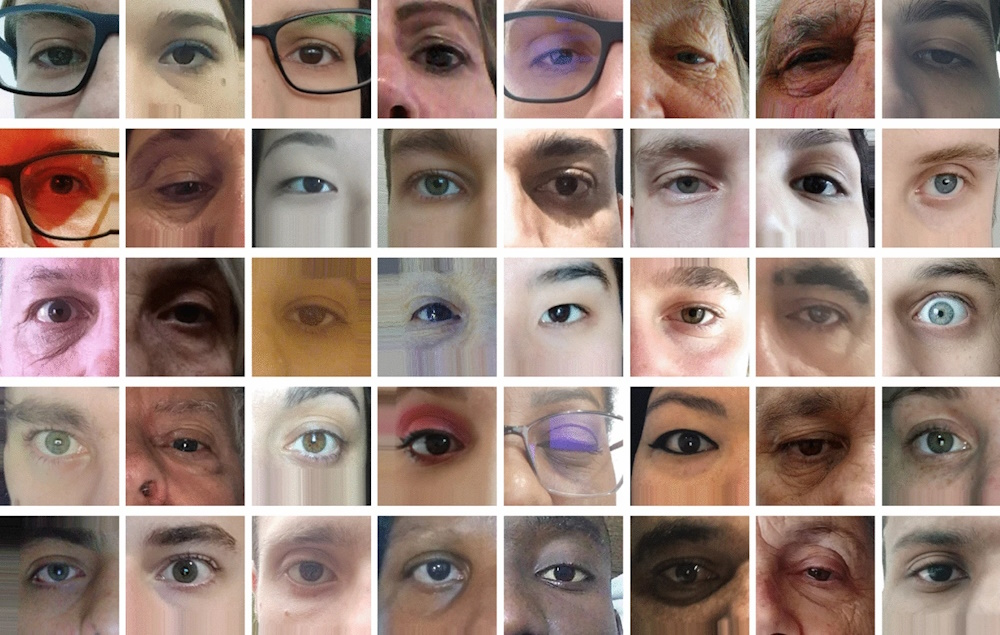
#> input picture oren/lab-exams/lab-exam-2/lab-exam-2-pmi479-1/eyeglass2.jpg, 1000 x 635 px
$ jupyter execute lab-exam-2-part2.ipynb
#> lines starting #> are read from the running program, lines starting #| are printed output that depends on the picture; after the words box and inside, x2 and y2 are one past the last pixel; in counts of white or black regions, pixels touching at a corner belong together
# Lab exam Q2

[cell 1]
import cv2
import numpy as np
import matplotlib.pyplot as plt
from pathlib import Path

def ensure_gray(image):
    if image is None:
        raise ValueError('Expected image input')
    if image.ndim == 2:
        return image
    return cv2.cvtColor(image, cv2.COLOR_BGR2GRAY)

def ensure_bgr(image):
    if image is None:
        raise ValueError('Expected image input')
    if image.ndim == 2:
        return cv2.cvtColor(image, cv2.COLOR_GRAY2BGR)
    if image.shape[2] == 4:
        return cv2.cvtColor(image, cv2.COLOR_BGRA2BGR)
    return image

def odd_ksize(value, minimum=1):
    k = int(value)
    k = max(int(minimum), k)
    if k % 2 == 0:
        k += 1
    return k

def gamma_correct(image, gamma):
    gamma = max(0.01, float(gamma))
    table = np.array([((i / 255.0) ** gamma) * 255 for i in range(256)], dtype=np.uint8)
    return cv2.LUT(image, table)

def show(image, title='Preview', figsize=(10, 6), cmap=None):
    plt.figure(figsize=figsize)
    if image.ndim == 2:
        plt.imshow(image, cmap=cmap or 'gray')
    else:
        plt.imshow(cv2.cvtColor(image, cv2.COLOR_BGR2RGB))
    plt.title(title)
    plt.axis('off')
    plt.show()

[cell 2]
# Eyeglass2 Input (ImageInput)
image_path = 'eyeglass2.jpg'
eyeglass2_input = cv2.imread(str(Path(image_path).expanduser()))
#> eyeglass2_input is the input picture: shape (635, 1000, 3); mean B, G, R 125.2, 134.6, 156.7
if eyeglass2_input is None:
    raise FileNotFoundError(f'Unable to load image: {image_path}')

show(eyeglass2_input, title='Eyeglass2 Input - image')

[cell 3]
# Eye Tree Eyeglasses Cascade (CascadeDetectCustom)
eye_tree_eyeglasses_cascade_image = ensure_bgr(eyeglass2_input).copy()
cascade_path = 'haarcascade_eye_tree_eyeglasses.xml'
cascade_path = str(Path(cascade_path).expanduser())
_cascade = cv2.CascadeClassifier(cascade_path)
if _cascade.empty():
    raise RuntimeError(f'Failed to load cascade XML: {cascade_path}')
_gray = cv2.cvtColor(ensure_bgr(eyeglass2_input), cv2.COLOR_BGR2GRAY)
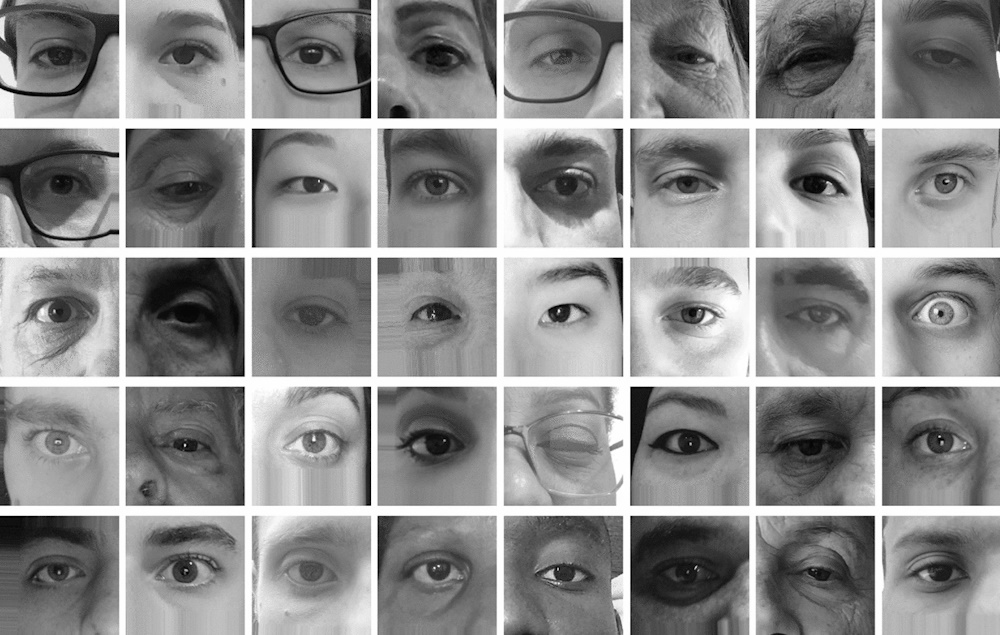
#> _gray: shape (635, 1000); min 0, max 255, mean 140.1
_rects = _cascade.detectMultiScale(_gray, scaleFactor=1.02, minNeighbors=8, flags=0, minSize=(15, 15), maxSize=(120, 120))
eye_tree_eyeglasses_cascade_detections = []
for (x, y, w, h) in _rects:
    x, y, w, h = int(x), int(y), int(w), int(h)
    eye_tree_eyeglasses_cascade_detections.append({'bbox': (x, y, w, h), 'label': 'eye', 'score': 1.0})
    cv2.circle(eye_tree_eyeglasses_cascade_image, (x + w // 2, y + h // 2), int(round((w + h) * 0.25)), (255, 0, 0), 3)
#> this loop made 38 passes
#> (x, y, w, h) on passes 1 to 12: (913, 152, 62, 62), (408, 288, 51, 51), (655, 153, 61, 61), (25, 541, 62, 62), (286, 28, 54, 54), (663, 284, 63, 63), (163, 421, 50, 50), (402, 152, 66, 66), (531, 282, 62, 62), (907, 543, 60, 60), (27, 30, 54, 54), (532, 29, 56, 56)
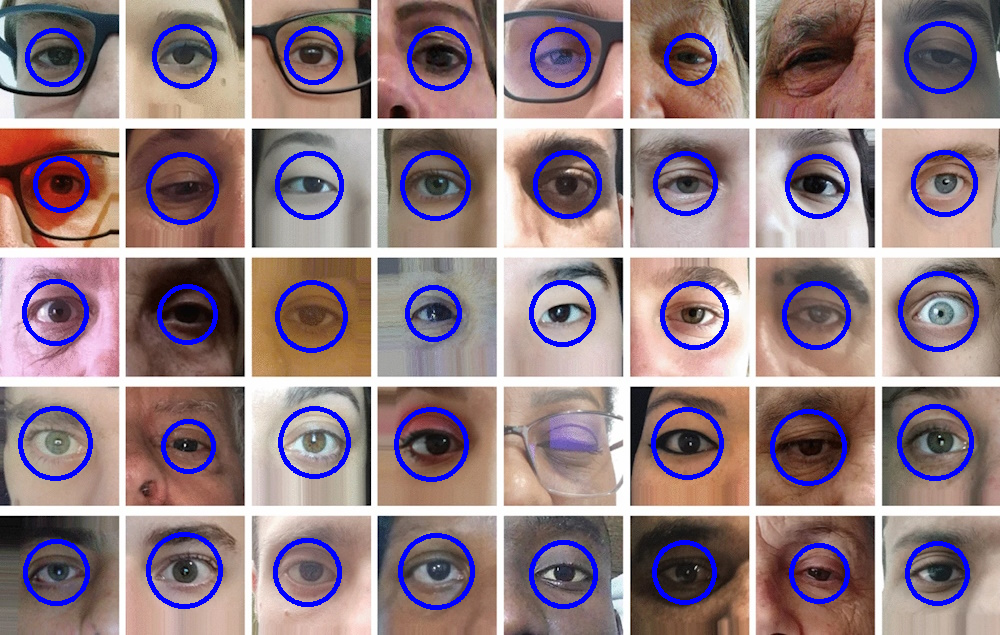
#> eye_tree_eyeglasses_cascade_image: shape (635, 1000, 3); 5.85% of pixels changed, all inside (x1, y1, x2, y2) = (18, 21, 979, 610)
#> after the loop, eye_tree_eyeglasses_cascade_detections = 38 items
eye_tree_eyeglasses_cascade_meta = {'detection_count': len(eye_tree_eyeglasses_cascade_detections), 'cascade_path': cascade_path}
#> eye_tree_eyeglasses_cascade_meta = {'detection_count': 38, 'cascade_path': 'haarcascade_eye_tree_eyeglasses.xml'}

show(eye_tree_eyeglasses_cascade_image, title='Eye Tree Eyeglasses Cascade - image')

[cell 4]
count_eyes_image = ensure_bgr(eye_tree_eyeglasses_cascade_image).copy()
count_eyes_detections = list(eye_tree_eyeglasses_cascade_detections or [])
#> count_eyes_detections = 38 items
label_filter = 'eye'
exact_match = True
contour_count = 0
for _det in (eye_tree_eyeglasses_cascade_detections or []):
    if isinstance(_det, dict):
        _label = str(_det.get('label', ''))
    else:
        _label = str(getattr(_det, 'label', ''))
    if not label_filter:
        contour_count += 1
    elif exact_match and _label == label_filter:
        contour_count += 1
    elif (not exact_match) and label_filter.lower() in _label.lower():
        contour_count += 1
#> this loop made 38 passes
#> _det on passes 1 to 12: {'bbox': (913, 152, 62, 62), 'label': 'eye', 'score': 1}, {'bbox': (408, 288, 51, 51), 'label': 'eye', 'score': 1}, {'bbox': (655, 153, 61, 61), 'label': 'eye', 'score': 1}, {'bbox': (25, 541, 62, 62), 'label': 'eye', 'score': 1}, {'bbox': (286, 28, 54, 54), 'label': 'eye', 'score': 1}, {'bbox': (663, 284, 63, 63), 'label': 'eye', 'score': 1}, {'bbox': (163, 421, 50, 50), 'label': 'eye', 'score': 1}, {'bbox': (402, 152, 66, 66), 'label': 'eye', 'score': 1}, {'bbox': (531, 282, 62, 62), 'label': 'eye', 'score': 1}, {'bbox': (907, 543, 60, 60), 'label': 'eye', 'score': 1}, {'bbox': (27, 30, 54, 54), 'label': 'eye', 'score': 1}, {'bbox': (532, 29, 56, 56), 'label': 'eye', 'score': 1}
#> after the loop, contour_count = 38
print(f'Contour count: {contour_count}')
#| Contour count: 38
if True:
    cv2.putText(count_eyes_image, f"Eyes: {contour_count}", (10, 30), cv2.FONT_HERSHEY_SIMPLEX, 0.8, (0, 255, 0), 2)
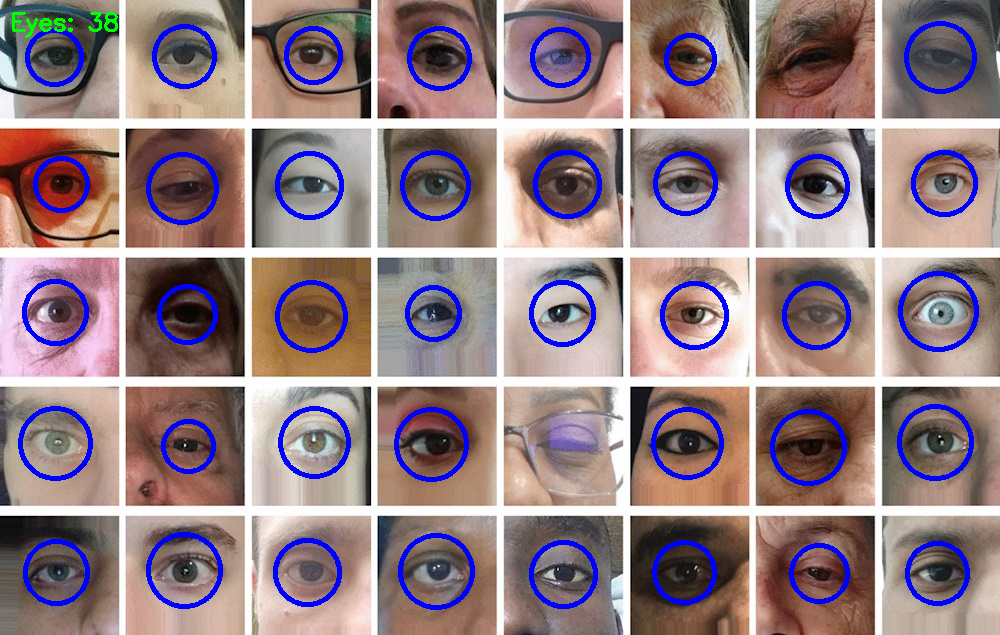
#> count_eyes_image: shape (635, 1000, 3); 0.13% of pixels changed, all inside (x1, y1, x2, y2) = (12, 12, 118, 38)
count_eyes_meta = {
    'contour_count': contour_count,
    'label_filter': label_filter,
    'exact_match': exact_match,
    'total_detections': len(eye_tree_eyeglasses_cascade_detections or []),
}
#> count_eyes_meta = {'contour_count': 38, 'label_filter': 'eye', 'exact_match': True, 'total_detections': 38}

show(count_eyes_image, title=f"Count Eyes (count={count_eyes_meta.get('contour_count', 0)})")

$ run again, with oren/lab-exams/lab-exam-2/lab-exam-2-pmi479-1/brownleaf-1.jpg copied over oren/lab-exams/lab-exam-2/lab-exam-2-pmi479-1/eyeglass2.jpg
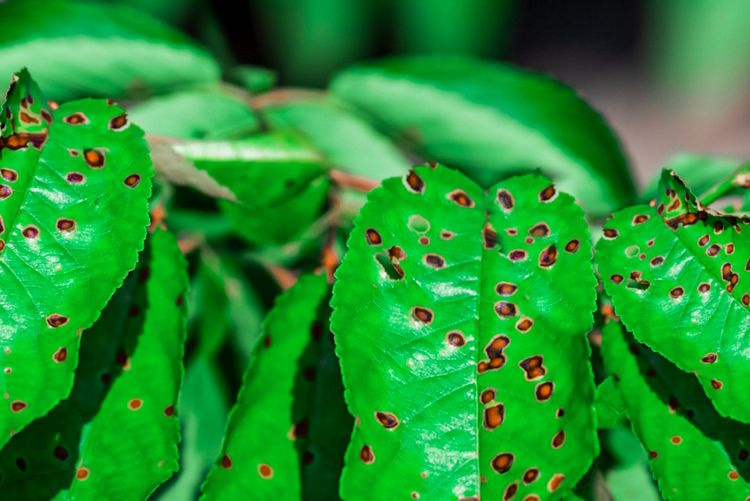
#> input picture oren/lab-exams/lab-exam-2/lab-exam-2-pmi479-1/brownleaf-1.jpg, 750 x 501 px
#> eyeglass2_input is the input picture: shape (501, 750, 3); mean B, G, R 47.3, 142.6, 34.1
#> the loop `for (x, y, w, h) in _rects:` made 7 passes
#> (x, y, w, h) on passes 1 to 7: (435, 175, 47, 47), (413, 231, 22, 22), (122, 391, 25, 25), (520, 463, 25, 25), (56, 158, 38, 38), (52, 94, 50, 50), (384, 150, 62, 62)
#> after the loop `for (x, y, w, h) in _rects:`:
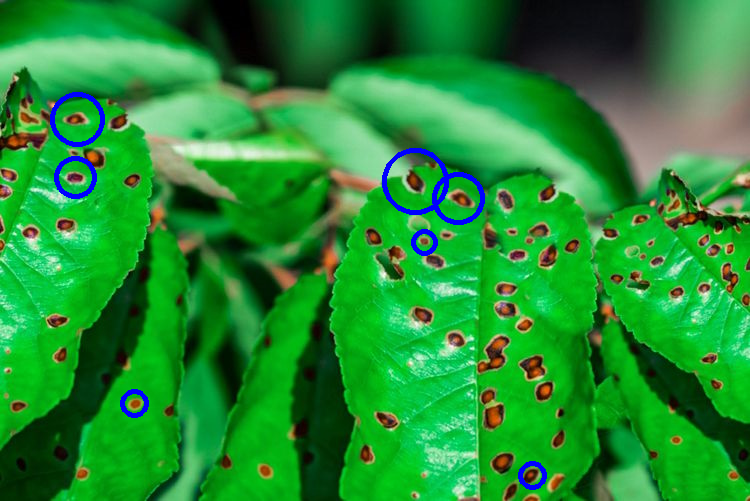
#> eye_tree_eyeglasses_cascade_image: shape (501, 750, 3); 1.09% of pixels changed, all inside (x1, y1, x2, y2) = (50, 92, 547, 490)
#> after the loop `for (x, y, w, h) in _rects:`: eye_tree_eyeglasses_cascade_detections = 7 items
#> eye_tree_eyeglasses_cascade_meta = {'detection_count': 7, 'cascade_path': 'haarcascade_eye_tree_eyeglasses.xml'}
#> count_eyes_detections = 7 items
#> the loop `for _det in (eye_tree_eyeglasses_cascade_detections or []):` made 7 passes
#> _det on passes 1 to 7: {'bbox': (435, 175, 47, 47), 'label': 'eye', 'score': 1}, {'bbox': (413, 231, 22, 22), 'label': 'eye', 'score': 1}, {'bbox': (122, 391, 25, 25), 'label': 'eye', 'score': 1}, {'bbox': (520, 463, 25, 25), 'label': 'eye', 'score': 1}, {'bbox': (56, 158, 38, 38), 'label': 'eye', 'score': 1}, {'bbox': (52, 94, 50, 50), 'label': 'eye', 'score': 1}, {'bbox': (384, 150, 62, 62), 'label': 'eye', 'score': 1}
#> after the loop `for _det in (eye_tree_eyeglasses_cascade_detections or []):`: contour_count = 7
#| Contour count: 7
#> `cv2.putText(count_eyes_image, f"Eyes: {contour_count}", (10, 30), cv2...`:
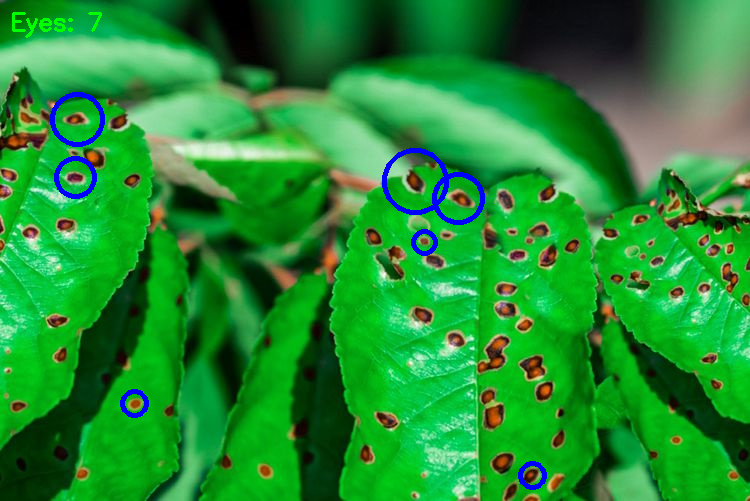
#> count_eyes_image: shape (501, 750, 3); 0.16% of pixels changed, all inside (x1, y1, x2, y2) = (12, 12, 102, 38)
#> count_eyes_meta = {'contour_count': 7, 'label_filter': 'eye', 'exact_match': True, 'total_detections': 7}
